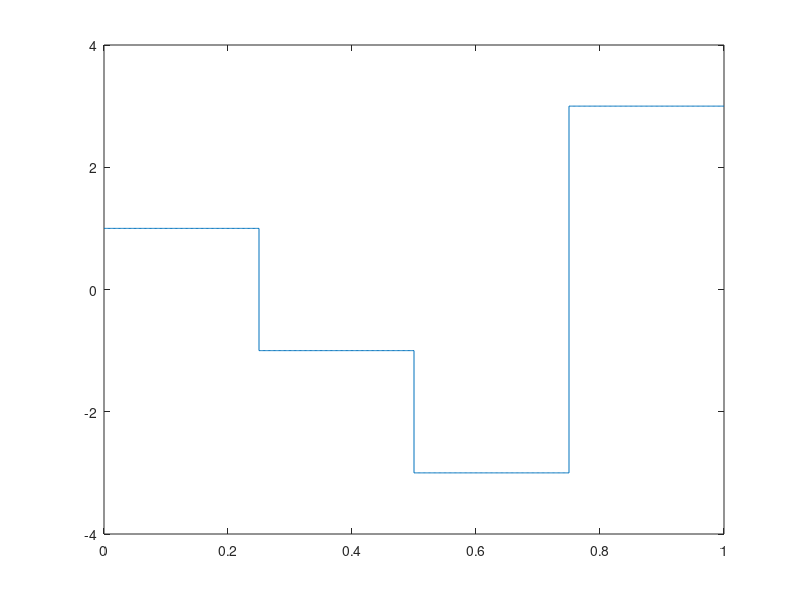

MATLAB code for this plot: (Note: this script raises an error after producing the figure.)
%rezolutia temporara de 2ms iar pt 20ms 200ms se inlocuieste pasul cu 0.02 respectiv 0.2
a = [-1 1 ] % nivelurile
al = a(randperm(length(a))); %vectorul al ce ordoneaza aleator vectorul a
t1=0:0.002:0.25;; % pt primul nivel durata este de 0.25
v1=al(1)*ones(1,length(t1)); % se creaza matricea de o linie si lungimea vectorului t1 coloane ce se inmulteste cu primul element al vectorului aleator al
t2=0.25:0.002:0.5; % al doilea nivel incepand din 0.25, de durata 0.25 se termina in 0.5
v2=al(2)*ones(1,length(t2)); %se creaza matricea de o linie si lungimea vectorului t2 coloane ce se inmulteste cu al doilea element al vectorului aleator al
t=cat(2,t1,t2); % se concateneaza t1 si t2
v=cat(2,v1,v2); % se concateneaza v1 si v2
plot(t,v);
axis([0 0.5 -2 2]) %axa Ox sa fie reprezentata de la 0 la 0.5 iar Oy de la -2 la 2


a = [-3 -1 1 3]
al = a(randperm(length(a)))
t1=0:0.002:0.25;;
v1=al(1)*ones(1,length(t1));
t2=0.25:0.002:0.5;
v2=al(2)*ones(1,length(t2));
t3=0.5:0.002:0.75;
v3=al(3)*ones(1,length(t3));
t4=0.75:0.002:1;
v4=al(4)*ones(1,length(t4));
t=cat(2,t1,t2,t3,t4);
v=cat(2,v1,v2,v3,v4);
plot(t,v);
axis([0 1 -4 4])


a=[-5,-3,-1,1,3,5]
al = a(randperm(length(a)));
t1=0:0.002:0.25;;
v1=al(1)*ones(1,length(t1));
t2=0.25:0.002:0.5;
v2=al(2)*ones(1,length(t2));
t3=0.5:0.002:0.75;
v3=al(3)*ones(1,length(t3));
t4=0.75:0.002:1;
v4=al(4)*ones(1,length(t4));
t5=1:0.002:1.25;
v5=al(5)*ones(1,length(t5));
t8=1.25:0.002:1.50;
v6=al(6)*ones(1,length(t6));
t=cat(2,t1,t2,t3,t4,t5,t6);
v=cat(2,v1,v2,v3,v4,v5,v6);
plot(t,v);
axis([0 1.5 -6 6])

a=[-7,-5,-3,-1,1,3,5,7]
al = a(randperm(length(a)))
t1=0:0.002:0.25;;
v1=al(1)*ones(1,length(t1));
t2=0.25:0.002:0.5;
v2=al(2)*ones(1,length(t2));
t3=0.5:0.002:0.75;
v3=al(3)*ones(1,length(t3));
t4=0.75:0.002:1;
v4=al(4)*ones(1,length(t4));
t5=1:0.002:1.25;
v5=al(5)*ones(1,length(t5));
t6=1.25:0.002:1.50;
v6=al(6)*ones(1,length(t6));
t7=1.5:0.002:1.75;
v7=al(7)*ones(1,length(t7));
t8=1.75:0.002:2;
v8=al(8)*ones(1,length(t8));
t=cat(2,t1,t2,t3,t4,t5,t6,t7,t8);
v=cat(2,v1,v2,v3,v4,v5,v6,v7,v8);
plot(t,v);
axis([0 2 -8 9])
